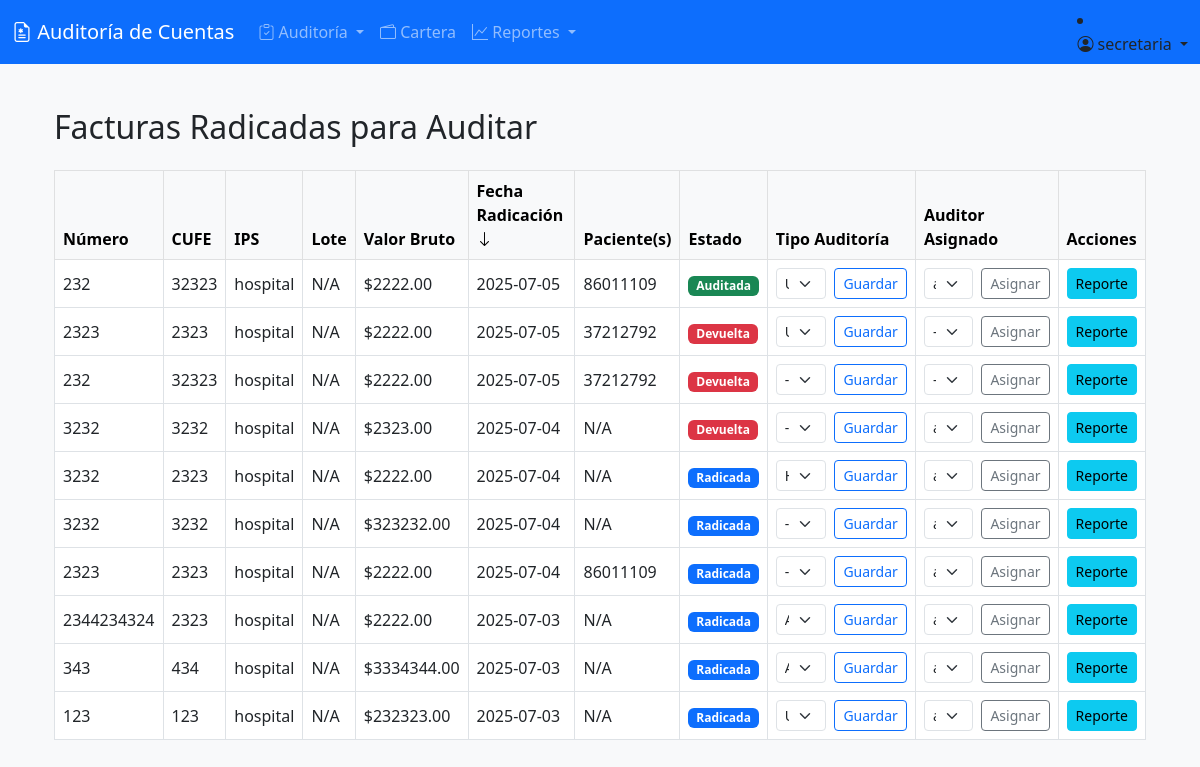
The page /auditoria/radicados/ (signed in) on the database as committed earlier.
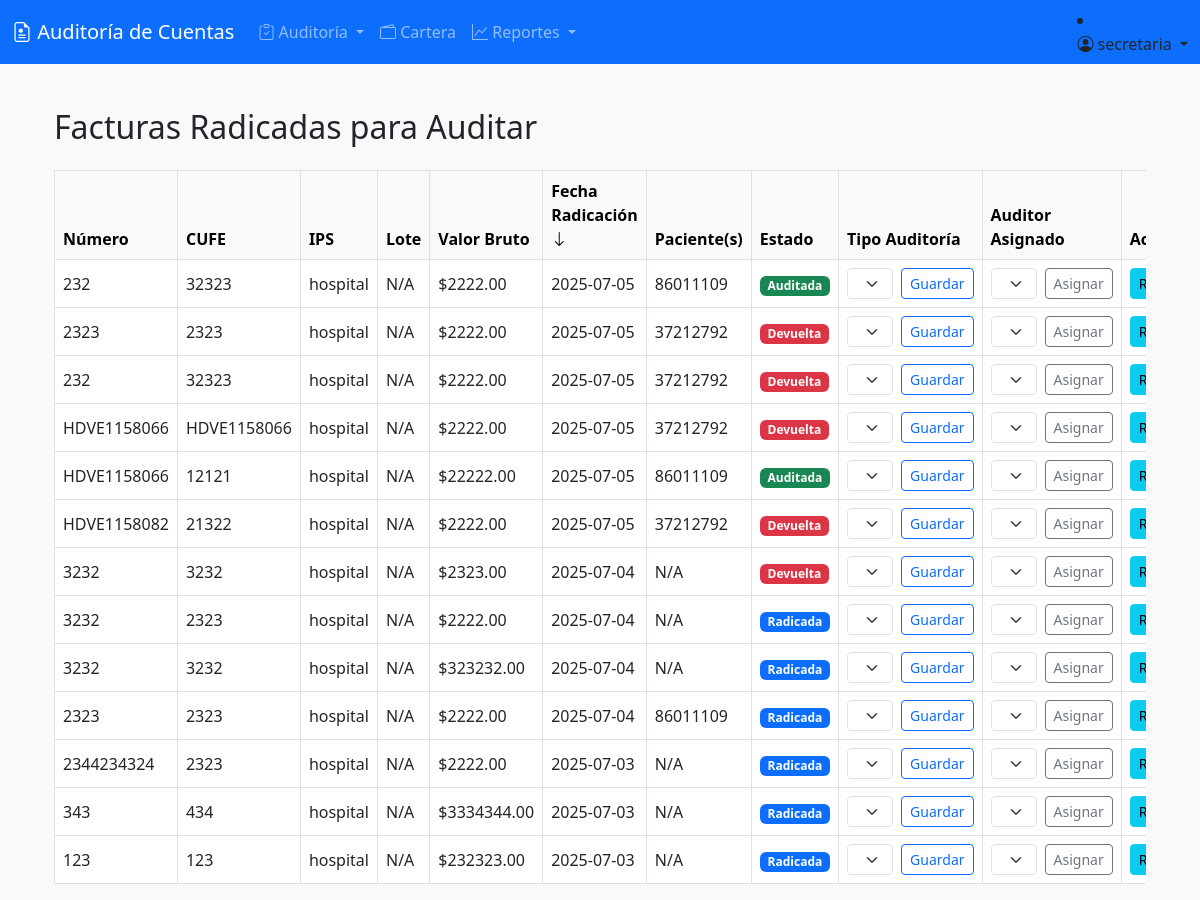
The same page on the database as committed later.
### facturacion/models.py (models this page shows, shortened)
class Factura(models.Model):
    ESTADO_CHOICES = [
        ('Radicada', 'Radicada'),
        ('Devuelta', 'Devuelta'),
        ('En Auditoria', 'En Auditoría'),
        ('Auditada', 'Auditada'),
    ]
    TIPO_AUDITORIA_CHOICES = [
        ('Acuerdo', 'Acuerdo'),
        ('Contrato', 'Contrato'),
        ('Ambulatorio', 'Ambulatorio'),
        ('Hospitalizacion', 'Hospitalización'),
        ('Urgencias', 'Urgencias'),
    ]
    numero = models.CharField(max_length=50)
    cufe = models.CharField(max_length=150)
    fecha_emision = models.DateField()
    fecha_radicacion = models.DateField(auto_now_add=True)
    ips = models.ForeignKey(Profile, on_delete=models.PROTECT, related_name='facturas_ips')
    eps = models.ForeignKey(Profile, on_delete=models.PROTECT, related_name='facturas_eps')
    paciente = models.ForeignKey(Paciente, on_delete=models.PROTECT, null=True, blank=True)
    valor_bruto = models.DecimalField(max_digits=12, decimal_places=2)
    estado = models.CharField(max_length=20, choices=ESTADO_CHOICES, default="Radicada")
    archivo_rips = models.FileField(upload_to='rips/')
    contrato = models.ForeignKey('Contrato', on_delete=models.SET_NULL, null=True, blank=True)
    lote = models.ForeignKey(Lote, on_delete=models.SET_NULL, null=True, blank=True, related_name='facturas', help_text="Lote al que pertenece esta factura")
    auditor = models.ForeignKey(settings.AUTH_USER_MODEL, on_delete=models.SET_NULL, null=True, blank=True,
                                related_name='facturas_auditadas', limit_choices_to={'profile__role': 'AUDITOR'})
    tipo_auditoria = models.CharField(max_length=20, choices=TIPO_AUDITORIA_CHOICES, null=True, blank=True, help_text="Tipo de auditoría para la factura")

class Paciente(models.Model):
    tipo_documento = models.CharField(max_length=5)
    numero_documento = models.CharField(max_length=20)
    tipo_usuario = models.CharField(max_length=2)  # 11, 12, etc.
    fecha_nacimiento = models.DateField()
    sexo = models.CharField(max_length=1)
    pais_residencia = models.CharField(max_length=5)
    municipio_residencia = models.CharField(max_length=10)
    zona_territorial = models.CharField(max_length=2)
    incapacidad = models.CharField(max_length=2, blank=True, null=True)
    pais_origen = models.CharField(max_length=5, blank=True, null=True)

### accounts/models.py (models this page shows, shortened)
class Profile(models.Model):
    user = models.OneToOneField(User, on_delete=models.CASCADE)
    ROLE_CHOICES = (
        ('IPS', 'IPS'),
        ('EPS', 'EPS'),
        ('ET', 'Entidad Territorial'),
        ('ADMIN', 'Administrador'),
        ('AUDITOR', 'Auditor'),
    )
    role = models.CharField(max_length=20, choices=ROLE_CHOICES)
    entidad_nombre = models.CharField(max_length=255, blank=True, null=True)
    nit = models.CharField(max_length=20, blank=True, null=True)
    direccion = models.CharField(max_length=255, blank=True, null=True)
    representante_legal = models.CharField(max_length=255, blank=True, null=True)

### auditoria/views.py (the view, shortened to what this page needs)
# urls.py: path('radicados/', views.lista_radicados, name='lista_radicados'),
@login_required
@role_required(['ET', 'AUDITOR'])
def lista_radicados(request):
    sort_by = request.GET.get('sort', 'fecha_radicacion')
    order = request.GET.get('order', 'desc')
    order_by_string = f"{'-' if order == 'desc' else ''}{sort_by}"
    facturas_base_query = Factura.objects.select_related('ips', 'lote', 'auditor', 'paciente')
    if request.user.profile.role == 'AUDITOR':
        facturas_list = facturas_base_query.filter(auditor=request.user).order_by(order_by_string)
    else:
        facturas_list = facturas_base_query.all().order_by(order_by_string)
    facturas_con_forms = []
    for factura in facturas_list:
        facturas_con_forms.append({
            'factura': factura,
            'tipo_auditoria_form': TipoAuditoriaForm(instance=factura, prefix=f'tipo_auditoria_{factura.id}'),
        })
    total_facturas = facturas_list.count()
    total_auditadas = facturas_list.filter(estado='Auditada').count()
    total_pendientes = facturas_list.exclude(estado='Auditada').count()
    auditores = User.objects.filter(profile__role='AUDITOR')
    codigos_devolucion = CodigoDevolucion.objects.prefetch_related('subcodigos').all()
    context = {
        'facturas_con_forms': facturas_con_forms,
        'auditores': auditores,
        'codigos_devolucion': codigos_devolucion,
        'total_facturas': total_facturas,
        'total_auditadas': total_auditadas,
        'total_pendientes': total_pendientes,
        'current_sort': sort_by,
        'current_order': order,
    }
    return render(request, 'auditoria/lista_radicados.html', context)

### templates/auditoria/lista_radicados.html (shortened to what this page needs)
{% extends 'base.html' %}
{% block content %}
<div class="container-fluid mt-4">
  <h2 class="mb-4">Facturas Radicadas para Auditar</h2>
  <div class="table-responsive">
    <table class="table table-bordered table-hover align-middle">
      <thead class="table-light">
        <tr>
          <th>Número</th>
          <th>CUFE</th>
          <th scope="col" class="sortable" data-sort="ips__entidad_nombre">IPS {% if current_sort == 'ips__entidad_nombre' %}<i class="bi bi-arrow-{% if current_order == 'asc' %}up{% else %}down{% endif %}"></i>{% endif %}</th>
          <th>Lote</th>
          <th>Valor Bruto</th>
          <th scope="col" class="sortable" data-sort="fecha_radicacion">Fecha Radicación {% if current_sort == 'fecha_radicacion' %}<i class="bi bi-arrow-{% if current_order == 'asc' %}up{% else %}down{% endif %}"></i>{% endif %}</th>
          <th scope="col">Paciente(s)</th>
          <th scope="col" class="sortable" data-sort="estado">Estado {% if current_sort == 'estado' %}<i class="bi bi-arrow-{% if current_order == 'asc' %}up{% else %}down{% endif %}"></i>{% endif %}</th>
          <th>Tipo Auditoría</th>
          <th>Auditor Asignado</th>
          <th>Acciones</th>
        </tr>
      </thead>
      <tbody>
        {% for item in facturas_con_forms %}
        <tr>
          <td>{{ item.factura.numero }}</td>
          <td>{{ item.factura.cufe|default:"N/A" }}</td>
          <td>{{ item.factura.ips.entidad_nombre|default:"N/A" }}</td>
          <td>{{ item.factura.lote.numero_lote|default:"N/A" }}</td>
          <td>${{ item.factura.valor_bruto|floatformat:2 }}</td>
          <td>{{ item.factura.fecha_radicacion|date:"Y-m-d" }}</td>
          <td>
            {% if item.factura.paciente %}
              {{ item.factura.paciente.numero_documento }}
            {% else %}
              N/A
            {% endif %}
          </td>
          <td>
            <span class="badge
              {% if item.factura.estado == 'Radicada' %}bg-primary
              {% elif item.factura.estado == 'En Auditoria' %}bg-warning text-dark
              {% elif item.factura.estado == 'Auditada' %}bg-success
              {% elif item.factura.estado == 'Devuelta' %}bg-danger
              {% else %}bg-secondary{% endif %}">
              {{ item.factura.get_estado_display }}
            </span>
          </td>
          <td>
             {% if user.profile.role == 'ET' %}
            <form method="post" action="{% url 'auditoria:lista_radicados' %}" class="form-tipo-auditoria d-flex align-items-center gap-2">
              {{ item.tipo_auditoria_form.tipo_auditoria }}
              <button type="submit" name="guardar_tipo_auditoria" class="btn btn-sm btn-outline-primary">Guardar</button>
            </form>
            {% else %}
              {{ item.factura.get_tipo_auditoria_display|default:"No asignado" }}
            {% endif %}
          </td>
          <td>
            {% if user.profile.role == 'ET' %}
            <form method="post" action="{% url 'auditoria:lista_radicados' %}" class="form-asignar-auditor d-flex align-items-center gap-2">
              <select name="auditor_id" class="form-select form-select-sm">
                <option value="">-- Asignar --</option>
                {% for auditor in auditores %}
                <option value="{{ auditor.id }}" {% if item.factura.auditor.id == auditor.id %}selected{% endif %}>
                  {{ auditor.get_full_name|default:auditor.username }}
                    </option>
                  {% endfor %}
                </select>
              <button type="submit" name="asignar_auditor" class="btn btn-sm btn-outline-secondary">Asignar</button>
              </form>
            {% else %}
            {{ item.factura.auditor.get_full_name|default:item.factura.auditor.username|default:"Sin Asignar" }}
            {% endif %}
          </td>
          <td>
            <div class="d-flex flex-column gap-1">
            {% if user.profile.role == 'ET' or user.profile.role == 'AUDITOR' %}
              <a href="{% url 'auditoria:reporte_auditoria_detalle' item.factura.id %}"
                 class="btn btn-info btn-sm">Reporte</a>
            {% endif %}
            </div>
          </td>
        </tr>
        {% empty %}
        <tr>
          <td colspan="11" class="text-center">No hay facturas radicadas.</td>
        </tr>
        {% endfor %}
      </tbody>
    </table>
  </div>
</div>
{% endblock %}

### templates/base.html (shortened to what this page needs)
<!DOCTYPE html>
<html lang="es">
<head>
    <link href="https://cdn.jsdelivr.net/npm/bootstrap@5.3.0/dist/css/bootstrap.min.css" rel="stylesheet">
    <link rel="stylesheet" href="https://cdn.jsdelivr.net/npm/bootstrap-icons@1.10.0/font/bootstrap-icons.css">
</head>
<body>
<nav class="navbar navbar-expand-lg navbar-dark bg-primary">
    <div class="container-fluid">
        <a class="navbar-brand" href="/">
            <i class="bi bi-file-earmark-medical"></i>
            Auditoría de Cuentas
        </a>
        <div class="collapse navbar-collapse" id="navbarMain">
            <ul class="navbar-nav me-auto mb-2 mb-lg-0">
                {% if user.profile.role == 'ET' or user.profile.role == 'AUDITOR' %}
                <li class="nav-item dropdown">
                    <a class="nav-link dropdown-toggle" href="#" role="button" data-bs-toggle="dropdown">
                        <i class="bi bi-clipboard-check"></i> Auditoría
                    </a>
                </li>
                {% endif %}
                {% if user.profile.role == 'ET' %}
                <li class="nav-item">
                    <a class="nav-link" href="{% url 'cartera:resumen_cartera' %}">
                        <i class="bi bi-wallet2"></i> Cartera
                    </a>
                </li>
                <li class="nav-item dropdown">
                    <a class="nav-link dropdown-toggle" href="#" role="button" data-bs-toggle="dropdown">
                        <i class="bi bi-graph-up"></i> Reportes
                    </a>
                </li>
                {% endif %}
            </ul>
            {% if user.is_authenticated %}
            <li class="nav-item dropdown">
                <a class="nav-link dropdown-toggle" href="#" role="button" data-bs-toggle="dropdown">
                    <i class="bi bi-person-circle"></i> {{ user.username }}
                </a>
            </li>
            {% else %}
            <li class="nav-item">
                <a class="nav-link" href="{% url 'accounts:login' %}">
                    <i class="bi bi-box-arrow-in-right"></i> Iniciar Sesión
                </a>
            </li>
            {% endif %}
        </div>
    </div>
</nav>
<div class="container">
    {% block content %}{% endblock %}
</div>
</body>
</html>

### templates/base.html (style rules this page uses)
body { background: #f8f9fa; min-height: 100vh; display: flex; flex-direction: column; }
.container { margin-top: 20px; flex: 1; }

Rows that differ between the two databases and show on the page:
changed Factura (number 3 of 13 on the later page): tipo_auditoria_form.tipo_auditoria "---------" → "Urgencias"
added Factura: factura.numero "HDVE1158066", factura.cufe "HDVE1158066", factura.ips.entidad_nombre "hospital", factura.lote.numero_lote "N/A", factura.valor_bruto "2222.00", factura.fecha_radicacion "2025-07-05", factura.paciente.numero_documento "37212792", factura.estado "Devuelta"
added Factura: factura.numero "HDVE1158066", factura.cufe "12121", factura.ips.entidad_nombre "hospital", factura.lote.numero_lote "N/A", factura.valor_bruto "22222.00", factura.fecha_radicacion "2025-07-05", factura.paciente.numero_documento "86011109", factura.estado "Auditada", auditor_id "admin"
added Factura: factura.numero "HDVE1158082", factura.cufe "21322", factura.ips.entidad_nombre "hospital", factura.lote.numero_lote "N/A", factura.valor_bruto "2222.00", factura.fecha_radicacion "2025-07-05", factura.paciente.numero_documento "37212792", factura.estado "Devuelta"
